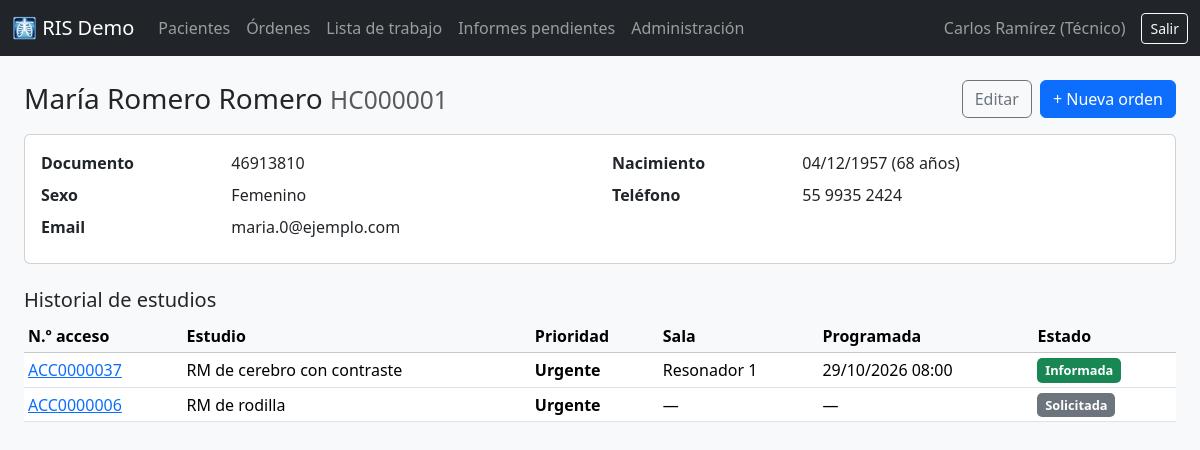
Page /pacientes/1/ (signed in) on the committed database.
### ris/models.py (models this page shows, shortened)
class Paciente(models.Model):
    class Sexo(models.TextChoices):
        FEMENINO = "F", "Femenino"
        MASCULINO = "M", "Masculino"
        OTRO = "O", "Otro"
    historia_clinica = models.CharField(
        "N.º historia clínica", max_length=20, unique=True, null=True, blank=True, editable=False
    )
    documento = models.CharField("Documento de identidad", max_length=20, unique=True)
    nombres = models.CharField(max_length=100)
    apellidos = models.CharField(max_length=100)
    fecha_nacimiento = models.DateField("Fecha de nacimiento")
    sexo = models.CharField(max_length=1, choices=Sexo.choices)
    telefono = models.CharField("Teléfono", max_length=30, blank=True)
    email = models.EmailField(blank=True)
    creado = models.DateTimeField(auto_now_add=True)
    class Meta:
        ordering = ["apellidos", "nombres"]
    @property
    def nombre_completo(self):
        return f"{self.nombres} {self.apellidos}"
    @property
    def edad(self):
        hoy = date.today()
        fn = self.fecha_nacimiento
        return hoy.year - fn.year - ((hoy.month, hoy.day) < (fn.month, fn.day))

class Orden(models.Model):
    class Prioridad(models.TextChoices):
        RUTINA = "RUTINA", "Rutina"
        URGENTE = "URGENTE", "Urgente"
        STAT = "STAT", "Inmediata (STAT)"
    class Estado(models.TextChoices):
        SOLICITADA = "SOLICITADA", "Solicitada"
        PROGRAMADA = "PROGRAMADA", "Programada"
        EN_CURSO = "EN_CURSO", "En curso"
        REALIZADA = "REALIZADA", "Realizada (pendiente de informe)"
        INFORMADA = "INFORMADA", "Informada"
        CANCELADA = "CANCELADA", "Cancelada"
    numero_acceso = models.CharField(
        "N.º de acceso", max_length=20, unique=True, null=True, blank=True, editable=False
    )
    paciente = models.ForeignKey(Paciente, on_delete=models.PROTECT, related_name="ordenes")
    procedimiento = models.ForeignKey(Procedimiento, on_delete=models.PROTECT, related_name="ordenes")
    medico_solicitante = models.CharField("Médico solicitante", max_length=150)
    indicacion_clinica = models.TextField("Indicación clínica")
    prioridad = models.CharField(max_length=10, choices=Prioridad.choices, default=Prioridad.RUTINA)
    estado = models.CharField(max_length=12, choices=Estado.choices, default=Estado.SOLICITADA)
    sala = models.ForeignKey(Sala, on_delete=models.SET_NULL, null=True, blank=True, related_name="ordenes")
    fecha_programada = models.DateTimeField("Fecha y hora programada", null=True, blank=True)
    fecha_inicio = models.DateTimeField(null=True, blank=True)
    fecha_realizacion = models.DateTimeField("Fecha de realización", null=True, blank=True)
    tecnico = models.ForeignKey(
        settings.AUTH_USER_MODEL,
        on_delete=models.SET_NULL,
        null=True,
        blank=True,
        related_name="estudios_realizados",
        verbose_name="Técnico",
    )
    creado = models.DateTimeField("Fecha de solicitud", auto_now_add=True)
    class Meta:
        ordering = ["-creado"]
        verbose_name_plural = "órdenes"

class Procedimiento(models.Model):
    codigo = models.CharField("Código", max_length=20, unique=True)
    nombre = models.CharField(max_length=200)
    modalidad = models.CharField(max_length=2, choices=Modalidad.choices)
    duracion_minutos = models.PositiveIntegerField("Duración (min)", default=15)
    class Meta:
        ordering = ["modalidad", "nombre"]

class Sala(models.Model):
    nombre = models.CharField(max_length=100, unique=True)
    modalidad = models.CharField(max_length=2, choices=Modalidad.choices)
    activa = models.BooleanField(default=True)
    class Meta:
        ordering = ["modalidad", "nombre"]
        verbose_name_plural = "salas"

### ris/views.py (the view)
# urls.py: path("pacientes/<int:pk>/", views.paciente_detalle, name="paciente_detalle"),
@login_required
def paciente_detalle(request, pk):
    paciente = get_object_or_404(Paciente, pk=pk)
    ordenes = paciente.ordenes.select_related("procedimiento", "sala")
    return render(request, "ris/pacientes/detalle.html", {"paciente": paciente, "ordenes": ordenes})

### ris/templates/ris/pacientes/detalle.html (shortened to what this page needs)
{% extends "ris/base.html" %}
{% block contenido %}
<div class="d-flex justify-content-between align-items-center mb-3">
  <h1 class="h3 mb-0">{{ paciente.nombre_completo }} <small class="text-muted">{{ paciente.historia_clinica }}</small></h1>
  <div class="d-flex gap-2">
    <a class="btn btn-outline-secondary" href="{% url 'ris:paciente_editar' paciente.pk %}">Editar</a>
    <a class="btn btn-primary" href="{% url 'ris:orden_nueva' %}?paciente={{ paciente.pk }}">+ Nueva orden</a>
  </div>
</div>
<div class="card mb-4"><div class="card-body">
  <dl class="row mb-0">
    <dt class="col-sm-2">Documento</dt><dd class="col-sm-4">{{ paciente.documento }}</dd>
    <dt class="col-sm-2">Nacimiento</dt><dd class="col-sm-4">{{ paciente.fecha_nacimiento|date:"d/m/Y" }} ({{ paciente.edad }} años)</dd>
    <dt class="col-sm-2">Sexo</dt><dd class="col-sm-4">{{ paciente.get_sexo_display }}</dd>
    <dt class="col-sm-2">Teléfono</dt><dd class="col-sm-4">{{ paciente.telefono|default:"—" }}</dd>
    <dt class="col-sm-2">Email</dt><dd class="col-sm-4">{{ paciente.email|default:"—" }}</dd>
  </dl>
</div></div>
<h2 class="h5">Historial de estudios</h2>
{% include "ris/_tabla_ordenes.html" with ordenes=ordenes ocultar_paciente=True %}
{% endblock %}

### ris/templates/ris/base.html (shortened to what this page needs)
<!doctype html>
<html lang="es">
<head>
  <link href="https://cdn.jsdelivr.net/npm/bootstrap@5.3.3/dist/css/bootstrap.min.css" rel="stylesheet">
</head>
<body class="bg-light">
<nav class="navbar navbar-expand navbar-dark bg-dark mb-4">
  <div class="container-fluid">
    <a class="navbar-brand" href="{% url 'ris:dashboard' %}">🩻 RIS Demo</a>
    {% if user.is_authenticated %}
      <ul class="navbar-nav me-auto">
        <li class="nav-item"><a class="nav-link" href="{% url 'ris:pacientes' %}">Pacientes</a></li>
        <li class="nav-item"><a class="nav-link" href="{% url 'ris:ordenes' %}">Órdenes</a></li>
        <li class="nav-item"><a class="nav-link" href="{% url 'ris:worklist' %}">Lista de trabajo</a></li>
        <li class="nav-item"><a class="nav-link" href="{% url 'ris:informes' %}">Informes pendientes</a></li>
        <li class="nav-item"><a class="nav-link" href="{% url 'admin:index' %}">Administración</a></li>
      </ul>
      <span class="navbar-text me-3">{{ user.get_full_name|default:user.username }}</span>
      <form method="post" action="{% url 'admin:logout' %}">
        <button class="btn btn-outline-light btn-sm">Salir</button>
      </form>
    {% endif %}
  </div>
</nav>
<main class="container-fluid px-4 pb-5">
  {% block contenido %}{% endblock %}
</main>
</body>
</html>

### ris/templates/ris/_tabla_ordenes.html (shortened to what this page needs)
<table class="table table-sm table-hover align-middle bg-white">
  <thead class="table-light">
    <tr>
      <th>N.º acceso</th>
      <th>Estudio</th>
      <th>Prioridad</th>
      <th>Sala</th>
      <th>Programada</th>
      <th>Estado</th>
    </tr>
  </thead>
  <tbody>
  {% for o in ordenes %}
    <tr>
      <td><a href="{% url 'ris:orden_detalle' o.pk %}">{{ o.numero_acceso }}</a></td>
      <td>{{ o.procedimiento.nombre }}</td>
      <td class="prio-{{ o.prioridad }}">{{ o.get_prioridad_display }}</td>
      <td>{{ o.sala.nombre|default:"—" }}</td>
      <td>{{ o.fecha_programada|date:"d/m/Y H:i"|default:"—" }}</td>
      <td><span class="estado estado-{{ o.estado }}">{{ o.get_estado_display }}</span></td>
    </tr>
  {% empty %}
    <tr><td colspan="7" class="text-muted text-center py-3">No hay órdenes.</td></tr>
  {% endfor %}
  </tbody>
</table>

### ris/templates/ris/base.html (style rules this page uses)
.estado { display:inline-block; padding:.2em .6em; border-radius:.4em; color:#fff; font-size:.8em; font-weight:600; white-space:nowrap; }
.estado-SOLICITADA { background:#6c757d; }
.estado-INFORMADA { background:#198754; }
.prio-URGENTE { color:#fd7e14; font-weight:700; }

### rows in the picture
Paciente: nombre_completo "María Romero Romero", historia_clinica "HC000001", documento "46913810", fecha_nacimiento "04/12/1957", edad "68", sexo "Femenino", telefono "55 9935 2424", email "maria.0@ejemplo.com"
Orden: numero_acceso "ACC0000037", procedimiento.nombre "RM de cerebro con contraste", prioridad "Urgente", sala.nombre "Resonador 1", fecha_programada "29/10/2026 08:00", estado "Informada"
Orden: numero_acceso "ACC0000006", procedimiento.nombre "RM de rodilla", prioridad "Urgente", sala.nombre "—", fecha_programada "—", estado "Solicitada"

### other values in the picture
{{ user.get_full_name|default:user.username }} "Carlos Ramírez (Técnico)"
